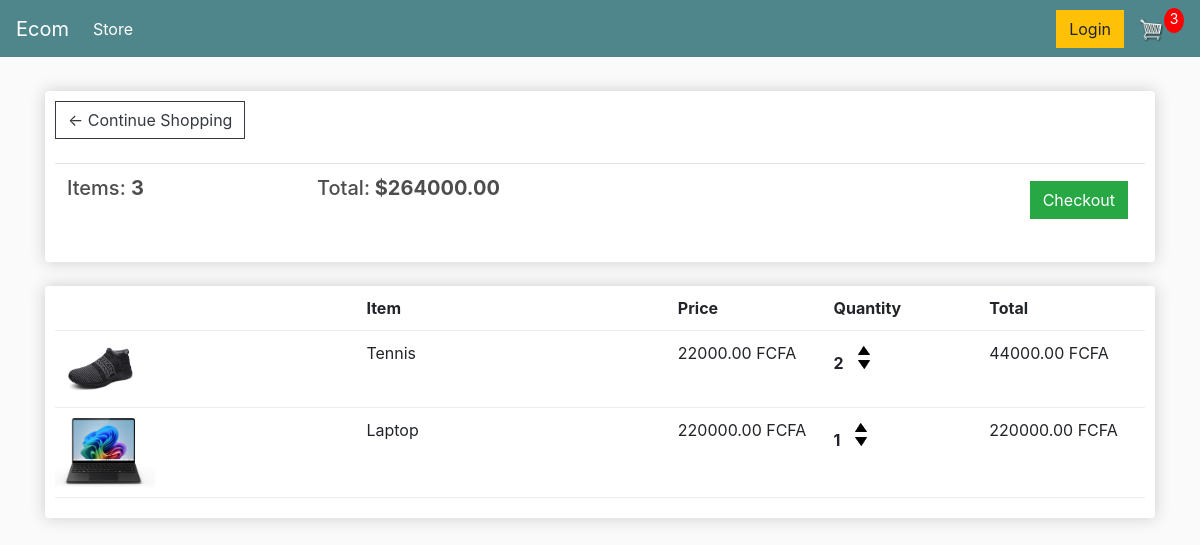
The app's page /cart/ (signed in) with its own data.
### store/models.py (models this page shows, shortened)
class Order(models.Model):
	customer = models.ForeignKey(Customer, on_delete=models.SET_NULL, null=True, blank=True)
	date_ordered = models.DateTimeField(auto_now_add=True)
	complete = models.BooleanField(default=False)
	transaction_id = models.CharField(max_length=100, null=True)
	@property
	def get_cart_total(self):
		orderitems = self.orderitem_set.all()
		total = sum([item.get_total for item in orderitems])
		return total
	@property
	def get_cart_items(self):
		orderitems = self.orderitem_set.all()
		total = sum([item.quantity for item in orderitems])
		return total

class OrderItem(models.Model):
	product = models.ForeignKey(Product, on_delete=models.SET_NULL, null=True)
	order = models.ForeignKey(Order, on_delete=models.SET_NULL, null=True)
	quantity = models.IntegerField(default=0, null=True, blank=True)
	date_added = models.DateTimeField(auto_now_add=True)
	@property
	def get_total(self):
		total = self.product.price * self.quantity
		return total

class Product(models.Model):
	name = models.CharField(max_length=200)
	price = models.FloatField()
	digital = models.BooleanField(default=False,null=True, blank=True)
	image = models.ImageField(null=True, blank=True)
	@property
	def imageURL(self):
		try:
			url = self.image.url
		except:
			url = ''
		return url

### store/views.py (the view)
# urls.py: path('cart/', views.cart, name="cart"),
def cart(request):
	data = cartData(request)
	cartItems = data['cartItems']
	order = data['order']
	items = data['items']
	context = {'items':items, 'order':order, 'cartItems':cartItems}
	return render(request, 'store/cart.html', context)

### store/utils.py (called while the page is built)
def cartData(request):
	if request.user.is_authenticated:
		customer = request.user.customer
		order, created = Order.objects.get_or_create(customer=customer, complete=False)
		items = order.orderitem_set.all()
		cartItems = order.get_cart_items
	else:
		cookieData = cookieCart(request)
		cartItems = cookieData['cartItems']
		order = cookieData['order']
		items = cookieData['items']
	return {'cartItems':cartItems ,'order':order, 'items':items}

### store/templates/store/cart.html
{% extends 'store/main.html' %}
{% load static %}
{% block content %}
	<div class="row">
		<div class="col-lg-12">
			<div class="box-element">
				<a  class="btn btn-outline-dark" href="{% url 'store' %}">&#x2190; Continue Shopping</a>
				<br>
				<br>
				<table class="table">
					<tr>
						<th><h5>Items: <strong>{{order.get_cart_items}}</strong></h5></th>
						<th><h5>Total:<strong> ${{order.get_cart_total|floatformat:2}}</strong></h5></th>
						<th>
							<a  style="float:right; margin:5px;" class="btn btn-success" href="{% url 'checkout' %}">Checkout</a>
						</th>
					</tr>
				</table>
			</div>
			<br>
			<div class="box-element">
				<div class="cart-row">
					<div style="flex:2"></div>
					<div style="flex:2"><strong>Item</strong></div>
					<div style="flex:1"><strong>Price</strong></div>
					<div style="flex:1"><strong>Quantity</strong></div>
					<div style="flex:1"><strong>Total</strong></div>
				</div>
				{% for item in items %}
				<div class="cart-row">
					<div style="flex:2"><img class="row-image" src="{{item.product.imageURL}}"></div>
					<div style="flex:2"><p>{{item.product.name}}</p></div>
					<div style="flex:1"><p>{{item.product.price|floatformat:2}} FCFA</p></div>
					<div style="flex:1">
						<p class="quantity">{{item.quantity}}</p>
						<div class="quantity">
							<img data-product="{{item.product.id}}" data-action="add" class="chg-quantity update-cart" src="{% static  'images/arrow-up.png' %}">
							<img data-product="{{item.product.id}}" data-action="remove" class="chg-quantity update-cart" src="{% static  'images/arrow-down.png' %}">
						</div>
					</div>
					<div style="flex:1"><p>{{item.get_total|floatformat:2}} FCFA</p></div>
				</div>
				{% endfor %}
			</div>
		</div>
	</div>
{% endblock content %}

### static/css/main.css (style rules this page uses)
body { background-color: hsl(0, 0%, 98%); }
h1,h2,h3,h4,h5,h6 { color:hsl(0, 0%, 30%); }
.box-element { box-shadow:hsl(0, 0%, 80%) 0 0 16px; background-color: #fff; border-radius: 4px; padding: 10px; }
.col-lg-4, .col-lg-6, .col-lg-8, .col-lg-12 { margin-top: 10px; }
.btn { border-radius: 0; }
.row-image { width: 100px; }
.cart-row { display: flex; align-items: flex-stretch; padding-bottom: 10px; margin-bottom: 10px; border-bottom: 1px solid #ececec; }
.quantity { display: inline-block; font-weight: 700; padding-right:10px; }
.chg-quantity { width: 12px; cursor: pointer; display: block; margin-top: 5px; transition:.1s; }

### records on screen
Order: get_cart_items "3", get_cart_total "264000.00"
OrderItem: product.imageURL (picture), product.name "Tennis", product.price "22000.00", quantity "2", get_total "44000.00"
OrderItem: product.imageURL (picture), product.name "Laptop", product.price "220000.00", quantity "1", get_total "220000.00"

### other values on screen
{{ cartItems }} "3"
